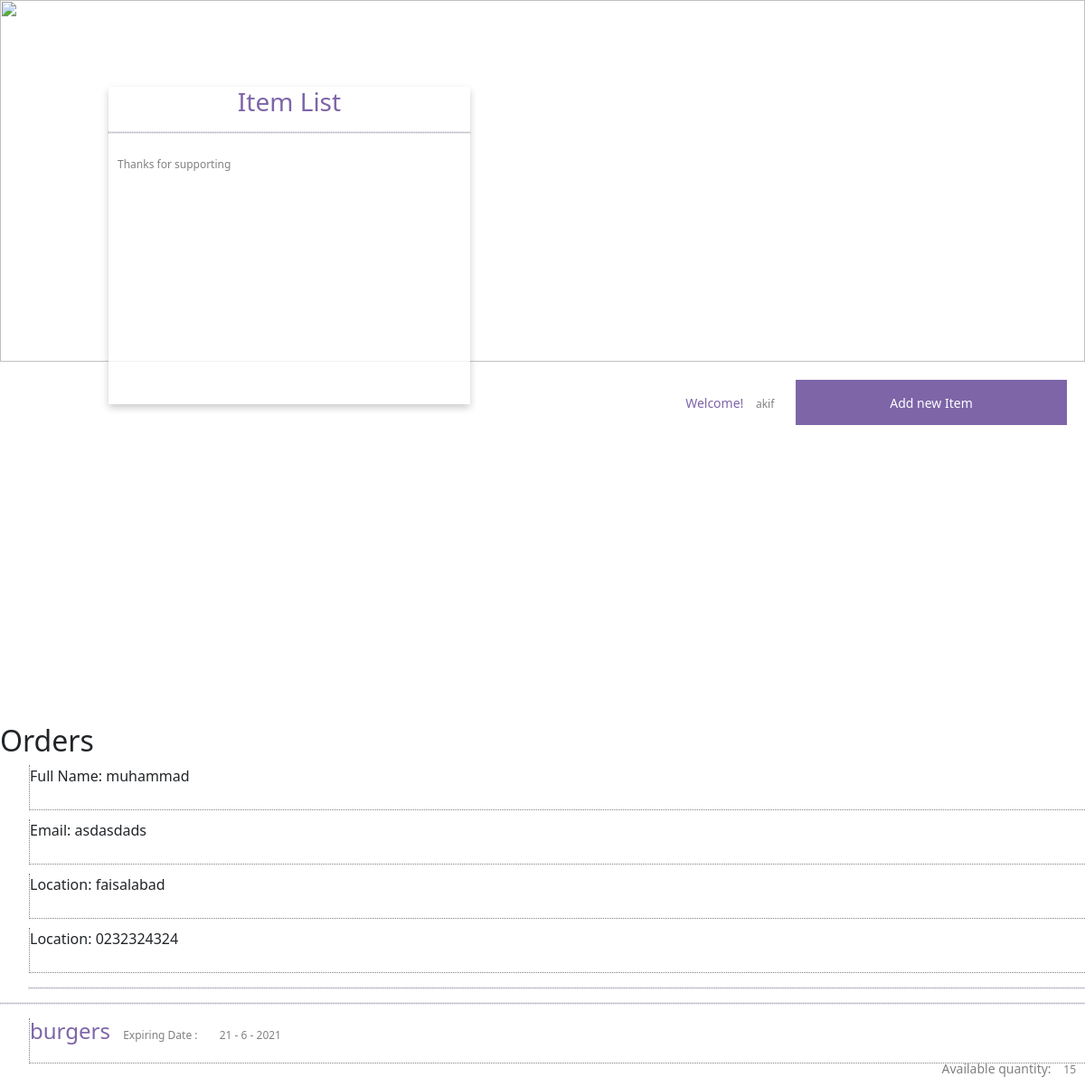
The page /list/item/akif on the database as committed earlier.
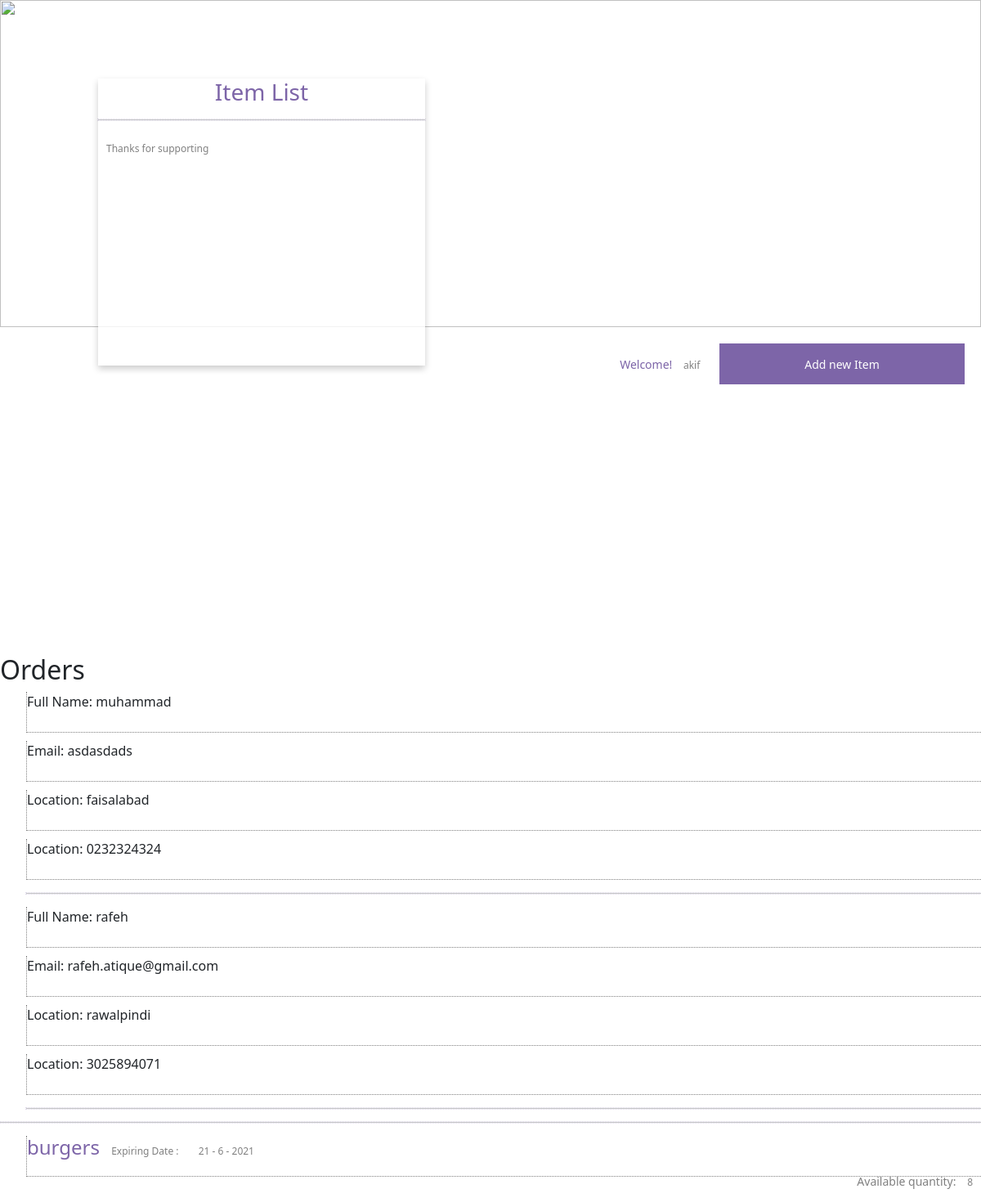
The same page on the database as committed later.
### app.py (models this page shows, shortened)
class orders(db.Model): #username of owner's food that's unique.
    id = db.Column(db.Integer, primary_key=True)
    username = db.Column(db.String(80), nullable=False) #username of food owner
    fullname = db.Column(db.String(120), nullable=False) #it will be the buyer's fullname
    email = db.Column(db.String(100), nullable=False) #it will be the buyer's email
    location = db.Column(db.String(200), nullable=False) #it will be the buyer's location
    contact = db.Column(db.String(20), nullable=False) #it will be the buyer's contact
    fooditemid = db.Column(db.Integer, nullable=False) #it will be the food item id which buyer has get
    quantityoffood = db.Column(db.String(1000), nullable=False) #it will be the food item quantity

class fooditem(db.Model):
    id = db.Column(db.Integer, primary_key=True)
    username = db.Column(db.String(80), nullable=False)
    itemName = db.Column(db.String(120), nullable=False)
    expDay = db.Column(db.Integer, nullable=False)
    expMonth = db.Column(db.Integer, nullable=False)
    expYear = db.Column(db.Integer, nullable=False)
    qx = db.Column(db.Integer, nullable=False)

### app.py (the view)
@app.route('/list/item/<username>')
def listitem(username):
    items = {}
    items = fooditem.query.filter_by(username=username).all()
    order = orders.query.filter_by(username=username).all()
    return render_template("item-list-store.html", usrname=username, items=items, orders=order)

### templates/item-list-store.html (shortened to what this page needs)
{% extends 'base.html' %}
{% block body %}
<div class="header-container">
    <img src="/static/images/header.jpg" height="400px" width="100%" alt="">
    <div class="overlay-card">
        <h3>Item List</h3>
        <hr>
        <label>Thanks for supporting</label>
        <video width="400" height="240" autoplay muted>
            <source src="/static/video/thanks.mp4" type="video/mp4">
        </video>
    </div>
    <div id="username">Welcome! <label id="usrname">{{usrname}}</label>
        <button class="filledbtn" id="newitembtn">Add new Item</button>
    </div>
</div>
<h2>Orders</h2>
<ul>
    {% for item in orders %}
        <li>Full Name: {{item.fullname}}</li>
        <li>Email: {{item.email}}</li>
        <li>Location: {{item.location}}</li>
        <li>Location: {{item.contact}}</li>
        <hr>
    {% endfor %}
</ul>
<hr>
<ul>
    {% for item in items %}
    <li>
        <h4>{{item.itemName}}</h4>
        <label>Expiring Date :</label> <label>{{item.expDay}} - {{item.expMonth}} - {{item.expYear}}</label>
       <span id="inlinerighttag">Available quantity: <label>{{item.qx}}</label></span>
    </li>
    {% endfor %}
</ul>
{% endblock %}

### templates/base.html (shortened to what this page needs)
<!DOCTYPE html>
<html lang="en">
<head>
    <link rel="stylesheet" href="{{ url_for('static', filename='css/main.css') }}">
    <link href="https://cdn.jsdelivr.net/npm/bootstrap@5.0.0-beta3/dist/css/bootstrap.min.css" rel="stylesheet">
    <link rel="stylesheet" href="path/to/font-awesome/css/font-awesome.min.css">
</head>
<body>
    {% block body %}{% endblock %}
</body>
</html>

### static/css/main.css (style rules this page uses)
body { font-family: Verdana, Geneva, Tahoma, sans-serif; margin: 0px !important; padding: 0px !important; }
* { box-sizing: border-box; }
.overlay-card { position: absolute; top: 12%; left: 10%; height: auto; width: 400px; box-shadow: 0 4px 8px 0 rgba(0,0,0,0.2); background-color: rgb(255, 255, 255, .8); }
.header-container { position: relative; height: 800px; width: 100%; }
h3 { color: rgb(125, 101, 168); text-align: center; }
h4 { display: inline; color: rgb(125, 101, 168); text-align: left; }
hr { outline: 1px rgb(125, 101, 168) dotted; border: none; fill: none; margin-bottom: 30px; }
.filledbtn { width: 300px; height: 50px; margin: 10px; border-style: none; color: white; background-color: rgb(125, 101, 168); }
label { display: inline; font-size: 12px; color: gray; margin: 10px; }
#username { text-align: right; font-size: 14px; color: rgb(125, 101, 168); margin: 10px; }
#inlinerighttag { display: block; width: 100%; text-align: right; font-size: 14px; color: gray; }
li { position: relative; width: 100%; height: 50px; list-style-type: none; margin-bottom: 10px; border-top: none; border-right: none; border-bottom: 1px gray dotted; border-left: 1px gray dotted; }

Rows that differ between the two databases and show on the page:
added orders: fullname "rafeh", email "rafeh.atique@gmail.com", location "rawalpindi", contact "3025894071"
changed fooditem "burgers": qx "15" → "8"
